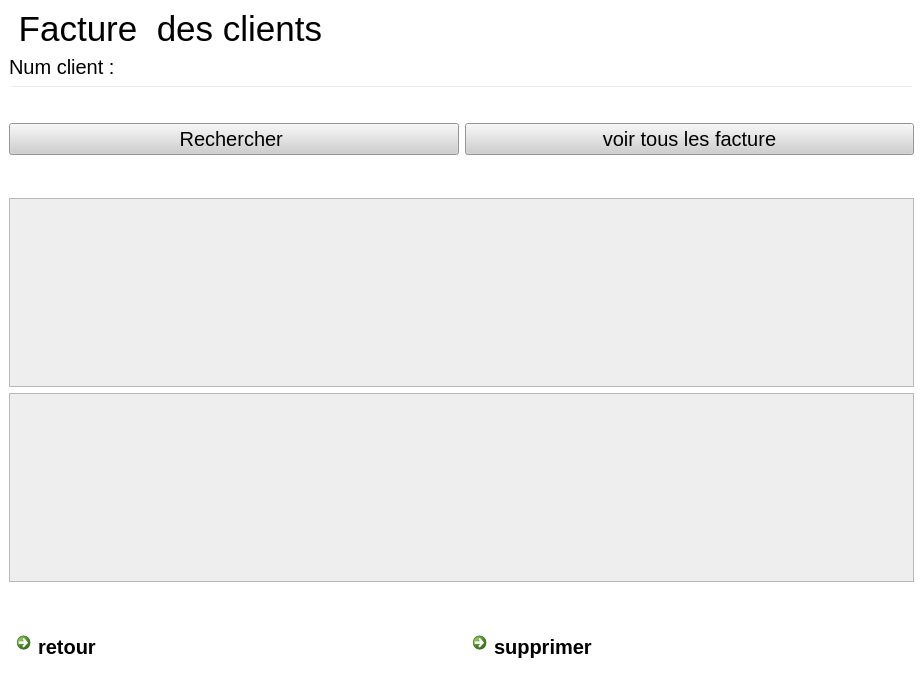
<?xml version="1.0" encoding="UTF-8"?>
<ui version="4.0">
 <class>voirfacture</class>
 <widget class="QMainWindow" name="voirfacture">
  <property name="geometry">
   <rect>
    <x>0</x>
    <y>0</y>
    <width>923</width>
    <height>678</height>
   </rect>
  </property>
  <property name="windowTitle">
   <string>MainWindow</string>
  </property>
  <property name="styleSheet">
   <string notr="true">
background-color: rgb(255, 255, 255);</string>
  </property>
  <widget class="QWidget" name="centralwidget">
   <layout class="QGridLayout" name="gridLayout_2">
    <item row="0" column="0">
     <layout class="QVBoxLayout" name="verticalLayout">
      <item>
       <widget class="QLabel" name="label">
        <property name="styleSheet">
         <string notr="true">*{
font: 8pt &quot;MV Boli&quot;;

font-size:35px;
color: black;
border-radius:0px;
}</string>
        </property>
        <property name="text">
         <string> Facture  des clients</string>
        </property>
       </widget>
      </item>
     </layout>
    </item>
    <item row="4" column="0">
     <layout class="QHBoxLayout" name="horizontalLayout">
      <item>
       <widget class="QCommandLinkButton" name="commandLinkButton_quit">
        <property name="styleSheet">
         <string notr="true">
background-color: rgb(207, 207, 207);
color:black;
font-size:20px;
</string>
        </property>
        <property name="text">
         <string>retour</string>
        </property>
       </widget>
      </item>
      <item>
       <widget class="QCommandLinkButton" name="commandLinkButton_supfact">
        <property name="styleSheet">
         <string notr="true">
background-color: rgb(207, 207, 207);
color:black;
font-size:20px;
</string>
        </property>
        <property name="text">
         <string>supprimer</string>
        </property>
       </widget>
      </item>
     </layout>
    </item>
    <item row="1" column="0">
     <widget class="QLabel" name="label_2">
      <property name="styleSheet">
       <string notr="true">font--size:20px;
background:transparent;
color:black;
font-size:20px;</string>
      </property>
      <property name="text">
       <string>Num client :</string>
      </property>
     </widget>
    </item>
    <item row="2" column="0">
     <layout class="QVBoxLayout" name="verticalLayout_2">
      <item>
       <widget class="QLineEdit" name="lineEdit_numfact">
        <property name="styleSheet">
         <string notr="true">font--size:20px;
background:transparent;
color:black;
font-size:20px;</string>
        </property>
       </widget>
      </item>
      <item>
       <layout class="QHBoxLayout" name="horizontalLayout_4">
        <item>
         <widget class="QPushButton" name="pushButton_recherchfact">
          <property name="styleSheet">
           <string notr="true">
background-color: rgb(207, 207, 207);
color:black;
font-size:20px;
</string>
          </property>
          <property name="text">
           <string>Rechercher </string>
          </property>
         </widget>
        </item>
        <item>
         <widget class="QPushButton" name="pushButton_showallfact">
          <property name="styleSheet">
           <string notr="true">
background-color: rgb(207, 207, 207);
color:black;
font-size:20px;
</string>
          </property>
          <property name="text">
           <string>voir tous les facture</string>
          </property>
         </widget>
        </item>
       </layout>
      </item>
      <item>
       <spacer name="verticalSpacer">
        <property name="orientation">
         <enum>Qt::Vertical</enum>
        </property>
        <property name="sizeHint" stdset="0">
         <size>
          <width>20</width>
          <height>40</height>
         </size>
        </property>
       </spacer>
      </item>
      <item>
       <widget class="QTableView" name="tableView_fact">
        <property name="styleSheet">
         <string notr="true">font--size:20px;
background-color: rgb(238, 238, 238);
color:black;
</string>
        </property>
       </widget>
      </item>
      <item>
       <layout class="QHBoxLayout" name="horizontalLayout_3">
        <item>
         <widget class="QTableView" name="tableView_totale">
          <property name="styleSheet">
           <string notr="true">font--size:20px;
background-color: rgb(238, 238, 238);
color:black;
</string>
          </property>
         </widget>
        </item>
       </layout>
      </item>
      <item>
       <spacer name="verticalSpacer_2">
        <property name="orientation">
         <enum>Qt::Vertical</enum>
        </property>
        <property name="sizeHint" stdset="0">
         <size>
          <width>20</width>
          <height>40</height>
         </size>
        </property>
       </spacer>
      </item>
      <item>
       <layout class="QGridLayout" name="gridLayout"/>
      </item>
     </layout>
    </item>
   </layout>
  </widget>
 </widget>
 <resources/>
 <connections/>
</ui>
